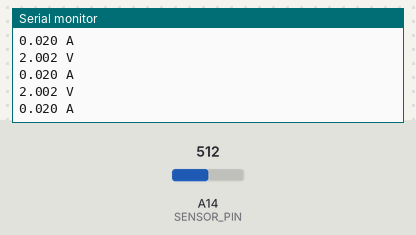
A sketch run on a simulated Arduino Mega 2560, built with avr-gcc and run on an emulated ATmega2560. On the bench: the last lines printed to the serial monitor. The inputs (shaded band) are chosen by the test bench; at power-on: A14 (SENSOR_PIN) = 512.

Above: at 1.3 s.
1.4 s: A14 (SENSOR_PIN) set to 716
At 1.81 s:
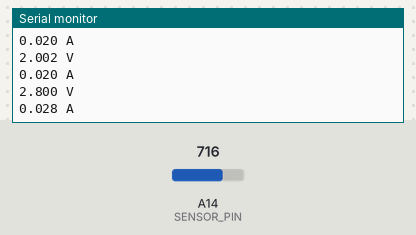
2.9 s: A14 (SENSOR_PIN) set to 900
At 3.32 s:
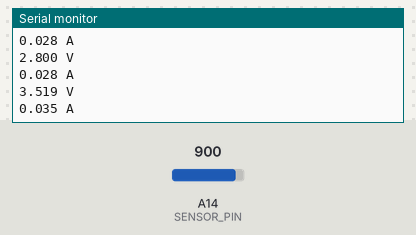
Timing chart, 0 to 5.9 s (numbered marks = the images above; inputs shaded):
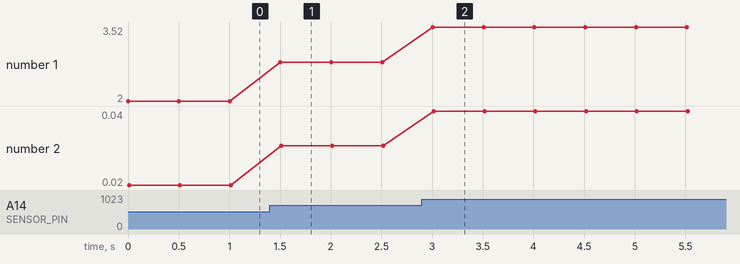

The sketch:

current_sensor.ino
```cpp
// (licence header left out)
// Constants
const int SENSOR_PIN = A14;  // Input pin for measuring Vout
const int RS = 10;          // Shunt resistor value (in ohms)
const int VOLTAGE_REF = 4.88;  // Reference voltage for analog read

// Global Variables
float sensorValue;   // Variable to store value from analog read
float current;       // Calculated current value

void setup() {

  // Initialize serial monitor
  Serial.begin(9600);

}

void loop() {

  // Read a value from the INA169 board
  sensorValue = analogRead(SENSOR_PIN);

  // Remap the ADC value into a voltage number (5V reference)
  sensorValue = (sensorValue * VOLTAGE_REF) / 1023;

  // Follow the equation given by the INA169 datasheet to
  // determine the current flowing through RS. Assume RL = 10k
  // Is = (Vout x 1k) / (RS x RL)
  current = sensorValue / (10 * RS);

  // Output value (in amps) to the serial monitor to 3 decimal
  // places
  Serial.print(sensorValue, 3);
  Serial.println(" V");
  Serial.print(current, 3);
  Serial.println(" A");

  // Delay program for a few milliseconds
  delay(500);

}
```

Measured:
- after the input at 1.4 s, the serial monitor: prints a new line after 0.10 s (image 1)
- after the input at 2.9 s, the serial monitor: prints a new line after 0.11 s (image 2)
- plotted number 1: 2 → 2.8 after the input at 1.4 s, 2.8 → 3.52 after the input at 2.9 s
- plotted number 2: 0.02 → 0.03 after the input at 1.4 s, 0.03 → 0.04 after the input at 2.9 s
